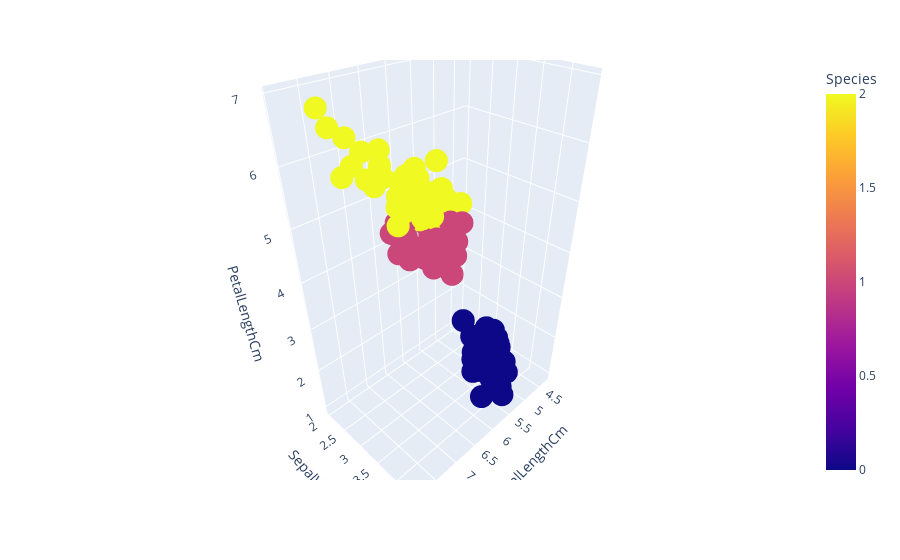

Here is the notebook cell this chart was saved with:
### Code cell
import plotly.express as px

fig = px.scatter_3d(
    df,
    x="SepalLengthCm",
    y="SepalWidthCm",
    z="PetalLengthCm",
    color="Species"
)
fig.show()

### Figure 1 — Plotly figure (JSON) as saved in the notebook; plotly's stock layout.template omitted (floating-point values rounded to 4 significant figures; data arrays with more than 128 entries replaced by an {"elided": "..."} marker saying what was removed)
{"data": [{"hovertemplate": "SepalLengthCm=%{x}<br>SepalWidthCm=%{y}<br>PetalLengthCm=%{z}<br>Species=%{marker.color}<extra></extra>", "legendgroup": "", "marker": {"color": {"elided": "150 int values"}, "coloraxis": "coloraxis", "symbol": "circle"}, "mode": "markers", "name": "", "scene": "scene", "showlegend": false, "x": {"elided": "150 float values"}, "y": {"elided": "150 float values"}, "z": {"elided": "150 float values"}, "type": "scatter3d"}], "layout": {"scene": {"domain": {"x": [0.0, 1.0], "y": [0.0, 1.0]}, "xaxis": {"title": {"text": "SepalLengthCm"}}, "yaxis": {"title": {"text": "SepalWidthCm"}}, "zaxis": {"title": {"text": "PetalLengthCm"}}}, "coloraxis": {"colorbar": {"title": {"text": "Species"}}, "colorscale": [[0.0, "#0d0887"], [0.1111, "#46039f"], [0.2222, "#7201a8"], [0.3333, "#9c179e"], [0.4444, "#bd3786"], [0.5556, "#d8576b"], [0.6667, "#ed7953"], [0.7778, "#fb9f3a"], [0.8889, "#fdca26"], [1.0, "#f0f921"]]}, "legend": {"tracegroupgap": 0}, "margin": {"t": 60}}}
